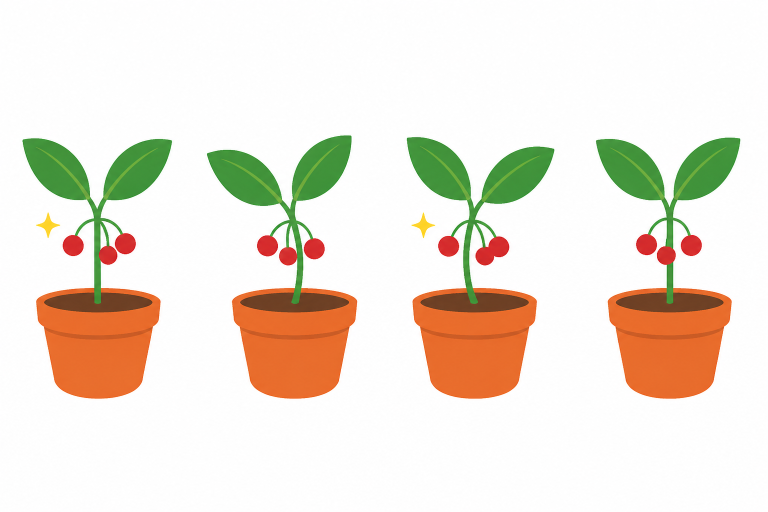
#> input picture app/assets/raw/idle.png, 1536 x 1024 px (shown at 1/2 size); its folder holds only this picture in this run
$ python slice.py
#> lines starting #> are read from the running program, lines starting #| are printed output that depends on the picture
#!/usr/bin/env python3
"""스프라이트 시트(raw/*.png) → 메뉴바용 프레임(frames/{name}_{i}.png).

각 시트를 흰 배경 간격으로 프레임 단위로 자르고, 흰 배경만 투명 처리한다.
원색(초록 줄기, 빨간 열매, 주황 화분 등)은 그대로 유지 — 컬러 아이콘이라
macOS 템플릿(isTemplate)을 쓰지 않는다. 프레임 개수는 자동 감지(흰 여백
열로 구분).

사용법: python3 slice.py   (raw/ 안의 모든 png 처리)
"""
import os
import sys
from PIL import Image

HERE = os.path.dirname(os.path.abspath(__file__))
RAW = os.path.join(HERE, "raw")
OUT = os.path.join(HERE, "frames")

# 흰 배경 판정: 이 값보다 어두운 채널이 하나라도 있으면 "잉크"(내용물).
WHITE_MIN = 245
# 알파 램프 구간: min(r,g,b)가 이 값 이하면 완전 불투명(원색 보존).
# 이 값~WHITE_MIN 사이에서만 선형으로 투명해진다 (안티에일리어싱 가장자리).
OPAQUE_MAX = 200
TARGET_H = 48       # 저장 높이(px). 앱에서 ~18pt로 축소(레티나 여유).


def min_channel(p):
    return min(p[0], p[1], p[2])


def column_has_ink(px, w, h, x):
    for y in range(h):
        if min_channel(px[x, y]) < WHITE_MIN:
            return True
    return False


def find_frames(img):
    """흰 여백 열로 구분된 프레임들의 x구간 [(left,right),...] 반환."""
    w, h = img.size
    px = img.load()
    inked = [column_has_ink(px, w, h, x) for x in range(w)]
    spans, start = [], None
    for x, has in enumerate(inked):
        if has and start is None:
            start = x
        elif not has and start is not None:
            spans.append((start, x))
            start = None
    if start is not None:
        spans.append((start, w))
    return spans


def content_band(img):
    """시트 전체에서 잉크가 있는 세로 범위 (top, bottom)."""
    w, h = img.size
    px = img.load()
    top, bot = None, None
    for y in range(h):
        row = any(min_channel(px[x, y]) < WHITE_MIN for x in range(w))
        if row:
            if top is None:
                top = y
            bot = y
    return top, bot + 1


def normalize(frame):
    """흰 배경만 투명 처리, 원색은 완전 불투명으로 유지.
    min(r,g,b) <= OPAQUE_MAX: 알파 255 (진한 색은 절대 희석 안 됨).
    OPAQUE_MAX~WHITE_MIN 사이: 선형 램프 (부드러운 가장자리).
    WHITE_MIN 이상(거의 흰색): 알파 0."""
    frame = frame.convert("RGBA")
    px = frame.load()
    w, h = frame.size
    span = max(1, WHITE_MIN - OPAQUE_MAX)
    for y in range(h):
        for x in range(w):
            r, g, b, _ = px[x, y]
            d = min(r, g, b)
            if d <= OPAQUE_MAX:
                a = 255
            elif d >= WHITE_MIN:
                a = 0
            else:
                a = round(255 * (WHITE_MIN - d) / span)
            px[x, y] = (r, g, b, a)
    return frame


def process(path, name):
    img = Image.open(path).convert("RGBA")
    spans = find_frames(img)
    top, bot = content_band(img)
    out = []
    for i, (l, r) in enumerate(spans):
        frame = img.crop((l, top, r, bot))
        frame = normalize(frame)
        scale = TARGET_H / frame.height
        frame = frame.resize((max(1, round(frame.width * scale)), TARGET_H), Image.LANCZOS)
        dest = os.path.join(OUT, f"{name}_{i}.png")
        frame.save(dest)
        out.append((f"{name}_{i}.png", frame.width, frame.height))
    return out


def main():
    os.makedirs(OUT, exist_ok=True)
    if not os.path.isdir(RAW):
        print("raw/ 없음", file=sys.stderr)
        sys.exit(1)
    total = 0
    for f in sorted(os.listdir(RAW)):
        if not f.endswith(".png"):
            continue
        name = os.path.splitext(f)[0]
        frames = process(os.path.join(RAW, f), name)
#> in process, img is the input picture: PIL image 1536x1024 RGBA; mean R, G, B, A 237.2, 228.3, 215.9, 255
#> in find_frames, `inked = [column_has_ink(px, w, h, x) for x in range(w)]`: inked = 1536 items, first 6: False, False, False, False, False, False
#> the loop in find_frames, `for x, has in enumerate(inked):` made 1536 passes
#> has on passes 1 to 12: False, False, False, False, False, False, False, False, False, False, False, False
#> after the loop in find_frames, `for x, has in enumerate(inked):`: spans = [(44, 345), (413, 715), (813, 1109), (1191, 1481)]
#> the loop in content_band, `for y in range(h):` made 1024 passes
#> after the loop in content_band, `for y in range(h):`: top = 270
#> in process, `top, bot = content_band(img)`: bot = 798
#> the loop in process, `for i, (l, r) in enumerate(spans):` made 4 passes
#> (l, r, w in normalize) on passes 1 to 4: (44, 345, 301), (413, 715, 302), (813, 1109, 296), (1191, 1481, 290)
#> pass 1, in process, `frame = img.crop((l, top, r, bot))`:
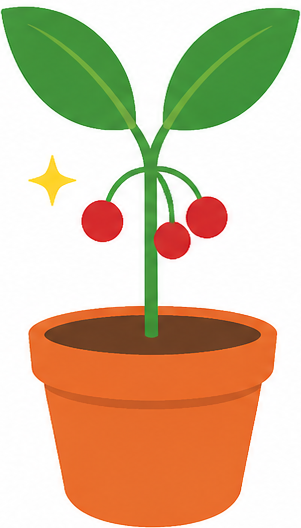
#> frame: PIL image 301x528 RGBA; mean R, G, B, A 212.1, 190.1, 158.9, 255
#> pass 1, in process, `frame = frame.resize((max(1, round(frame.width * scale)), TARGET_H), I..`:
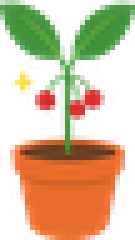
#> frame: PIL image 27x48 RGBA (shown 5 times larger); mean R, G, B, A 115.9, 87.6, 38.4, 119.3; transparent parts drawn white
#> pass 2, in process, `frame = img.crop((l, top, r, bot))`:
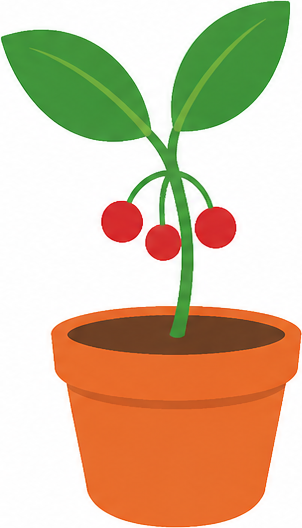
#> frame: PIL image 302x528 RGBA; mean R, G, B, A 212.7, 190.6, 160.4, 255
#> after the loop in process, `for i, (l, r) in enumerate(spans):`:
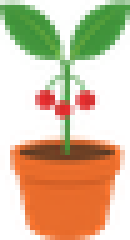
#> frame: PIL image 26x48 RGBA (shown 5 times larger); mean R, G, B, A 113.8, 83.7, 39.3, 121.3; transparent parts drawn white
#> after the loop in process, `for i, (l, r) in enumerate(spans):`: out = [('idle_0.png', 27, 48), ('idle_1.png', 27, 48), ('idle_2.png', 27, 48), ('idle_3.png', 26, 48)]
        print(f"{f}: {len(frames)}프레임 -> " + ", ".join(f"{n}({w}x{h})" for n, w, h in frames))
#| idle.png: 4프레임 -> idle_0.png(27x48), idle_1.png(27x48), idle_2.png(27x48), idle_3.png(26x48)
        total += len(frames)
#> total = 4
    print(f"총 {total}프레임 저장: {OUT}")
#| 총 4프레임 저장: app/assets/frames


if __name__ == "__main__":
    main()

$ run again, on app/assets/raw/working.png
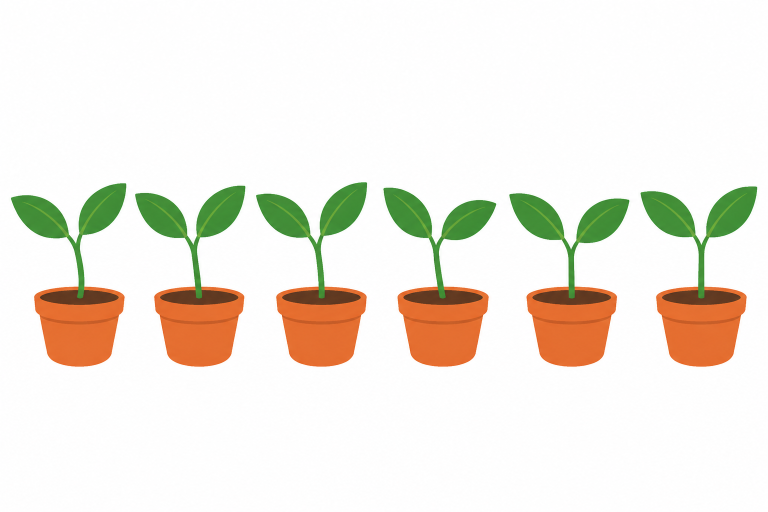
#> input picture app/assets/raw/working.png, 1536 x 1024 px (shown at 1/2 size)
#> in process, img is the input picture: PIL image 1536x1024 RGBA; mean R, G, B, A 239.8, 234.6, 224.9, 255
#> inked = 1536 items, first 6: False, False, False, False, False, False
#> the loop in find_frames, `for x, has in enumerate(inked):` made 1536 passes
#> has on passes 1 to 8: False, False, False, False, False, False, False, False
#> after the loop in find_frames, `for x, has in enumerate(inked):`: spans = [(21, 254), (270, 491), (512, 735), (766, 993), (1018, 1259), (1280, 1515)]
#> the loop in content_band, `for y in range(h):` made 1024 passes
#> after the loop in content_band, `for y in range(h):`: top = 364
#> in process, `top, bot = content_band(img)`: bot = 734
#> the loop in process, `for i, (l, r) in enumerate(spans):` made 6 passes
#> (l, r, w in normalize) on passes 1 to 6: (21, 254, 233), (270, 491, 221), (512, 735, 223), (766, 993, 227), (1018, 1259, 241), (1280, 1515, 235)
#> pass 2, in process, `frame = img.crop((l, top, r, bot))`:
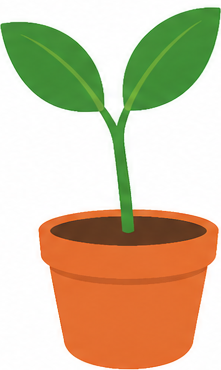
#> frame: PIL image 221x370 RGBA; mean R, G, B, A 208.4, 192.2, 161, 255
#> after the loop in process, `for i, (l, r) in enumerate(spans):`:
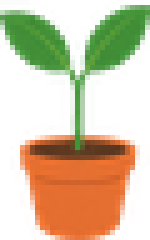
#> frame: PIL image 30x48 RGBA (shown 5 times larger); mean R, G, B, A 95.5, 81, 37.3, 112.6; transparent parts drawn white
#> after the loop in process, `for i, (l, r) in enumerate(spans):`: out = [('working_0.png', 30, 48), ('working_1.png', 29, 48), ('working_2.png', 29, 48), ('working_3.png', 29, 48), ('working_4.png', 31, 48), ('working_5.png', 30, 48)]
#| working.png: 6프레임 -> working_0.png(30x48), working_1.png(29x48), working_2.png(29x48), working_3.png(29x48), working_4.png(31x48), working_5.png(30x48)
#> total = 6
#| 총 6프레임 저장: app/assets/frames

$ run again, on app/assets/raw/neutral.png
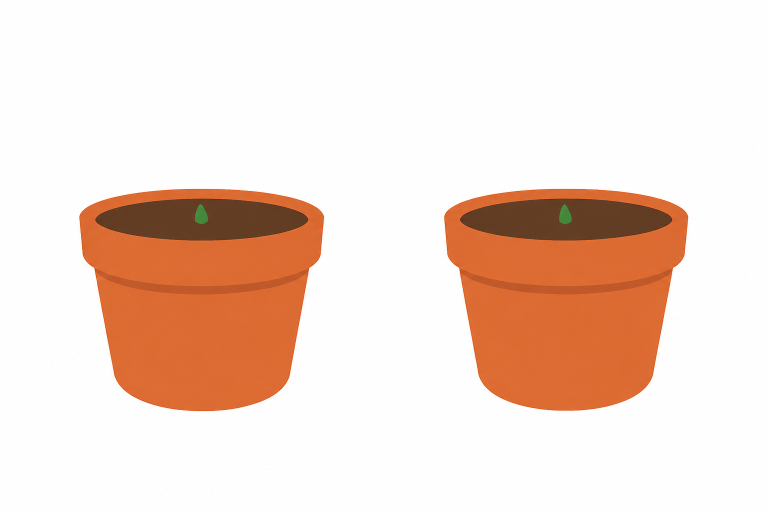
#> input picture app/assets/raw/neutral.png, 1536 x 1024 px (shown at 1/2 size)
#> in process, img is the input picture: PIL image 1536x1024 RGBA; mean R, G, B, A 241.9, 219.8, 208.5, 255
#> inked = 1536 items, first 6: False, False, False, False, False, False
#> the loop in find_frames, `for x, has in enumerate(inked):` made 1536 passes
#> start on passes 159, 889: 158, 888
#> after the loop in find_frames, `for x, has in enumerate(inked):`: spans = [(158, 649), (888, 1377)]
#> the loop in content_band, `for y in range(h):` made 1024 passes
#> row on passes 1 to 8: False, False, False, False, False, False, False, False
#> after the loop in content_band, `for y in range(h):`: top = 377
#> in process, `top, bot = content_band(img)`: bot = 823
#> the loop in process, `for i, (l, r) in enumerate(spans):` made 2 passes
#> (l, r, w in normalize, h in normalize, span in normalize, scale) on passes 1 to 2: (158, 649, 491, 446, 45, 0.108), (888, 1377, 489, 446, 45, 0.108)
#> pass 1, in process, `frame = img.crop((l, top, r, bot))`:
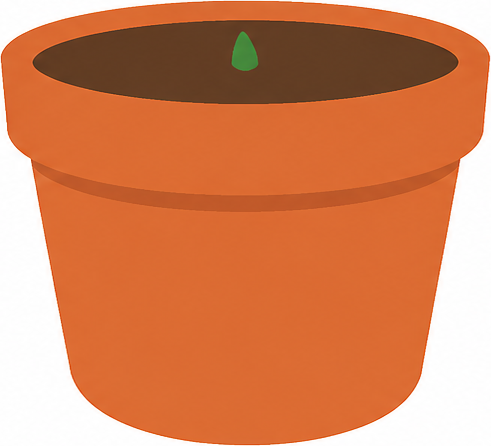
#> frame: PIL image 491x446 RGBA; mean R, G, B, A 210.7, 131.4, 90.3, 255
#> pass 1, in process, `frame = frame.resize((max(1, round(frame.width * scale)), TARGET_H), I..`:
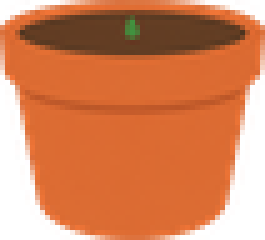
#> frame: PIL image 53x48 RGBA (shown 5 times larger); mean R, G, B, A 175, 87.7, 42.8, 202.8; transparent parts drawn white
#> after the loop in process, `for i, (l, r) in enumerate(spans):`: out = [('neutral_0.png', 53, 48), ('neutral_1.png', 53, 48)]
#| neutral.png: 2프레임 -> neutral_0.png(53x48), neutral_1.png(53x48)
#> total = 2
#| 총 2프레임 저장: app/assets/frames
